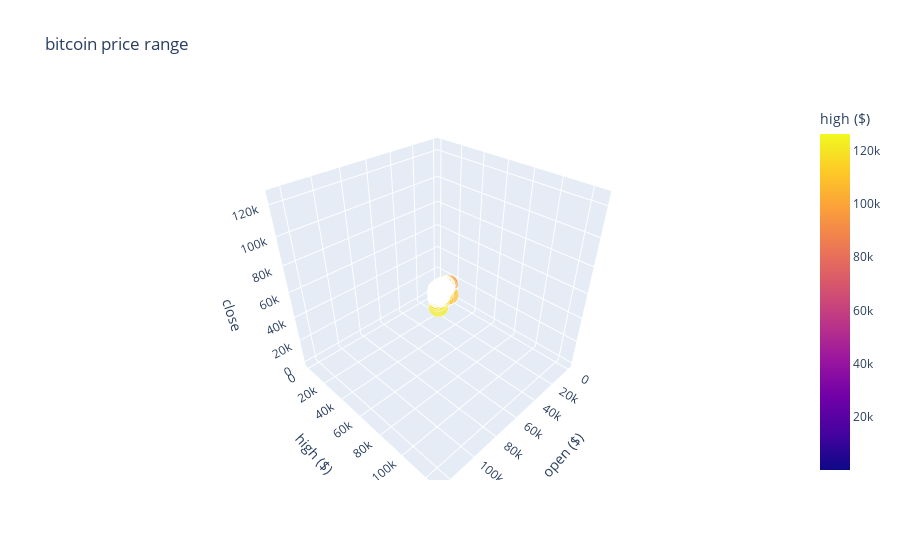

The notebook cell saved with this chart:
### Code cell
fig = pl.scatter_3d(dataset, x='open', y='high', z='close',
                   color='high', size='high',
                   title='bitcoin price range',
                   labels={'open': 'open ($)', 'high': 'high ($)', 'low': 'low ($)'})
fig.show()

### Figure 1 — Plotly figure (JSON) as saved in the notebook; plotly's stock layout.template omitted (floating-point values rounded to 4 significant figures; data arrays with more than 128 entries replaced by an {"elided": "..."} marker saying what was removed)
{"data": [{"hovertemplate": "open ($)=%{x}<br>high ($)=%{marker.color}<br>close=%{z}<extra></extra>", "legendgroup": "", "marker": {"color": {"elided": "4021 float values"}, "coloraxis": "coloraxis", "size": {"elided": "4021 float values"}, "sizemode": "area", "sizeref": 315.5, "symbol": "circle"}, "mode": "markers", "name": "", "scene": "scene", "showlegend": false, "type": "scatter3d", "x": {"elided": "4021 float values"}, "y": {"elided": "4021 float values"}, "z": {"elided": "4021 float values"}}], "layout": {"coloraxis": {"colorbar": {"title": {"text": "high ($)"}}, "colorscale": [[0, "#0d0887"], [0.1111, "#46039f"], [0.2222, "#7201a8"], [0.3333, "#9c179e"], [0.4444, "#bd3786"], [0.5556, "#d8576b"], [0.6667, "#ed7953"], [0.7778, "#fb9f3a"], [0.8889, "#fdca26"], [1, "#f0f921"]]}, "legend": {"itemsizing": "constant", "tracegroupgap": 0}, "scene": {"domain": {"x": [0, 1], "y": [0, 1]}, "xaxis": {"title": {"text": "open ($)"}}, "yaxis": {"title": {"text": "high ($)"}}, "zaxis": {"title": {"text": "close"}}}, "title": {"text": "bitcoin price range"}}}
